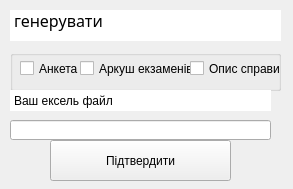
<?xml version="1.0" encoding="UTF-8"?>
<ui version="4.0">
 <class>gen</class>
 <widget class="QWidget" name="gen">
  <property name="geometry">
   <rect>
    <x>0</x>
    <y>0</y>
    <width>293</width>
    <height>189</height>
   </rect>
  </property>
  <property name="windowTitle">
   <string>Генерація</string>
  </property>
  <widget class="QPlainTextEdit" name="plainTextEdit">
   <property name="geometry">
    <rect>
     <x>10</x>
     <y>10</y>
     <width>271</width>
     <height>31</height>
    </rect>
   </property>
   <property name="font">
    <font>
     <family>ISOCPEUR</family>
     <pointsize>12</pointsize>
    </font>
   </property>
   <property name="acceptDrops">
    <bool>false</bool>
   </property>
   <property name="inputMethodHints">
    <set>Qt::ImhNone</set>
   </property>
   <property name="frameShape">
    <enum>QFrame::NoFrame</enum>
   </property>
   <property name="verticalScrollBarPolicy">
    <enum>Qt::ScrollBarAlwaysOff</enum>
   </property>
   <property name="plainText">
    <string>Виберіть які документи генерувати</string>
   </property>
   <property name="placeholderText">
    <string notr="true"/>
   </property>
  </widget>
  <widget class="QGroupBox" name="groupBox">
   <property name="geometry">
    <rect>
     <x>10</x>
     <y>50</y>
     <width>271</width>
     <height>41</height>
    </rect>
   </property>
   <property name="title">
    <string/>
   </property>
   <widget class="QCheckBox" name="anketa">
    <property name="geometry">
     <rect>
      <x>10</x>
      <y>10</y>
      <width>70</width>
      <height>17</height>
     </rect>
    </property>
    <property name="text">
     <string>Анкета</string>
    </property>
   </widget>
   <widget class="QCheckBox" name="opys">
    <property name="geometry">
     <rect>
      <x>70</x>
      <y>10</y>
      <width>111</width>
      <height>17</height>
     </rect>
    </property>
    <property name="text">
     <string>Аркуш екзаменів</string>
    </property>
   </widget>
   <widget class="QCheckBox" name="checkBox_3">
    <property name="geometry">
     <rect>
      <x>180</x>
      <y>10</y>
      <width>91</width>
      <height>17</height>
     </rect>
    </property>
    <property name="text">
     <string>Опис справи</string>
    </property>
   </widget>
  </widget>
  <widget class="QPushButton" name="ok">
   <property name="geometry">
    <rect>
     <x>50</x>
     <y>140</y>
     <width>181</width>
     <height>41</height>
    </rect>
   </property>
   <property name="text">
    <string>Підтвердити</string>
   </property>
  </widget>
  <widget class="QLineEdit" name="path_to_exel">
   <property name="geometry">
    <rect>
     <x>10</x>
     <y>120</y>
     <width>261</width>
     <height>20</height>
    </rect>
   </property>
  </widget>
  <widget class="QPlainTextEdit" name="plainTextEdit_2">
   <property name="geometry">
    <rect>
     <x>10</x>
     <y>90</y>
     <width>261</width>
     <height>21</height>
    </rect>
   </property>
   <property name="frameShape">
    <enum>QFrame::NoFrame</enum>
   </property>
   <property name="frameShadow">
    <enum>QFrame::Plain</enum>
   </property>
   <property name="verticalScrollBarPolicy">
    <enum>Qt::ScrollBarAlwaysOff</enum>
   </property>
   <property name="horizontalScrollBarPolicy">
    <enum>Qt::ScrollBarAlwaysOff</enum>
   </property>
   <property name="plainText">
    <string>Ваш ексель файл</string>
   </property>
   <property name="tabStopWidth">
    <number>1111</number>
   </property>
   <property name="backgroundVisible">
    <bool>false</bool>
   </property>
   <property name="centerOnScroll">
    <bool>false</bool>
   </property>
  </widget>
 </widget>
 <tabstops>
  <tabstop>path_to_exel</tabstop>
  <tabstop>opys</tabstop>
  <tabstop>plainTextEdit_2</tabstop>
  <tabstop>checkBox_3</tabstop>
  <tabstop>anketa</tabstop>
  <tabstop>plainTextEdit</tabstop>
  <tabstop>ok</tabstop>
 </tabstops>
 <resources/>
 <connections/>
</ui>
